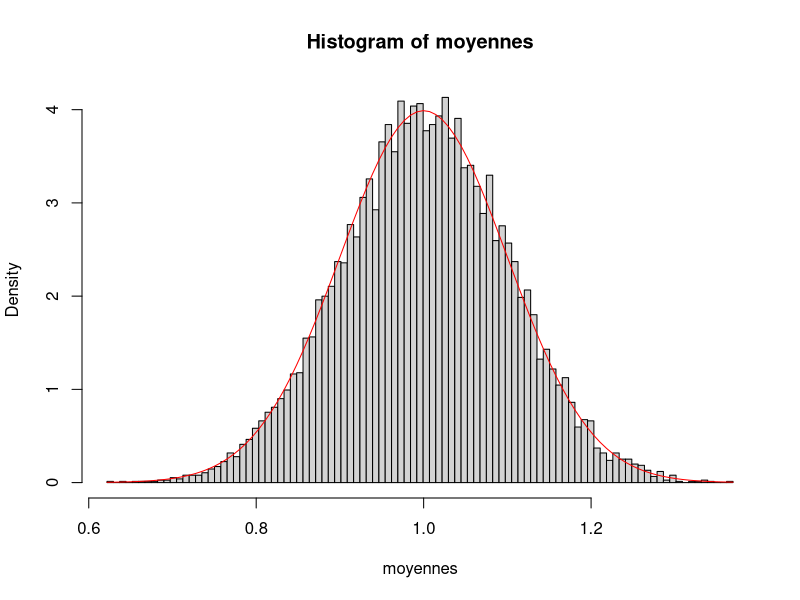
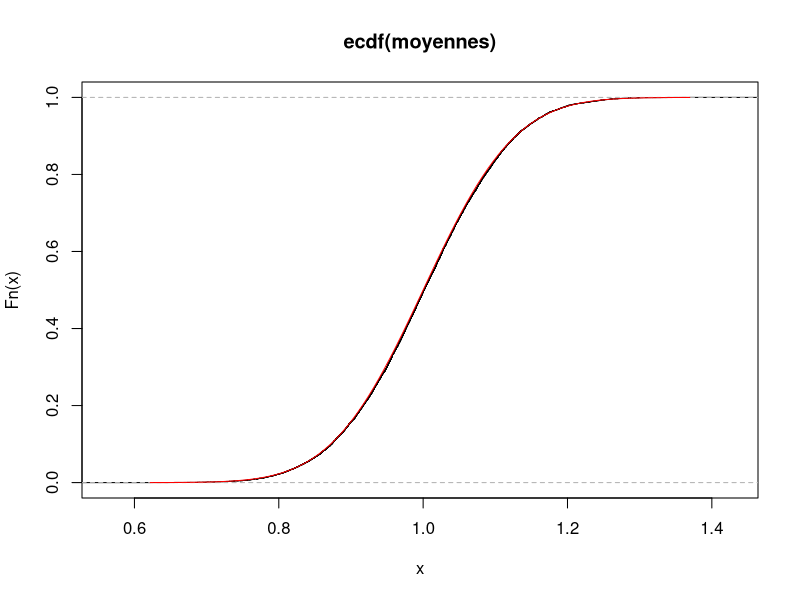
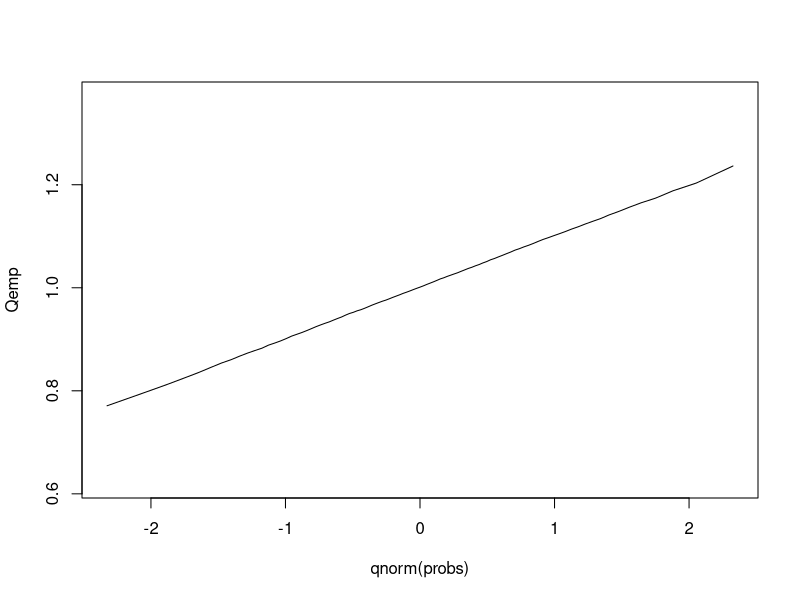

Write the R code that produced these figures, in order.
# 1.
n0 <- 100
mu0 <- 1
sigma0 <- 1
Nsim <- 10000
moyennes <- rep(0, times = Nsim)
for (i in 1:Nsim) {
y <- rnorm(n0,mu0,sigma0)
moyennes[i] <- mean(y)
}

# 2.
x.grid <- seq(from = min(moyennes), to = max(moyennes), length.out = 100)
hist(moyennes, x.grid, probability = TRUE)
lines(x.grid, dnorm(x.grid,mu0,sigma0/sqrt(n0)), col = 'red')
1

# 3.
Femp <- ecdf(moyennes)
plot(Femp, do.points = FALSE)
lines(x.grid,pnorm(x.grid,mu0,sigma0/sqrt(n0)), col = 'red')

# 4.
probs <- seq(0,1,0.01)
Qemp <- quantile(moyennes, probs)
plot(qnorm(probs),Qemp,type='l')

#5
SE <- mean((moyennes - mu0)^2)
print(c('Estimation du risque :', as.character(SE)))
## [1] "Estimation du risque :" "0.00978093150407023"
print(c('Risque :', as.character(sigma0^2/n0)))
## [1] "Risque :" "0.01"
print(c('erreur relative :',
as.character(abs(SE - sigma0^2/n0)/(sigma0^2/n0))))
## [1] "erreur relative :" "0.0219068495929769"


